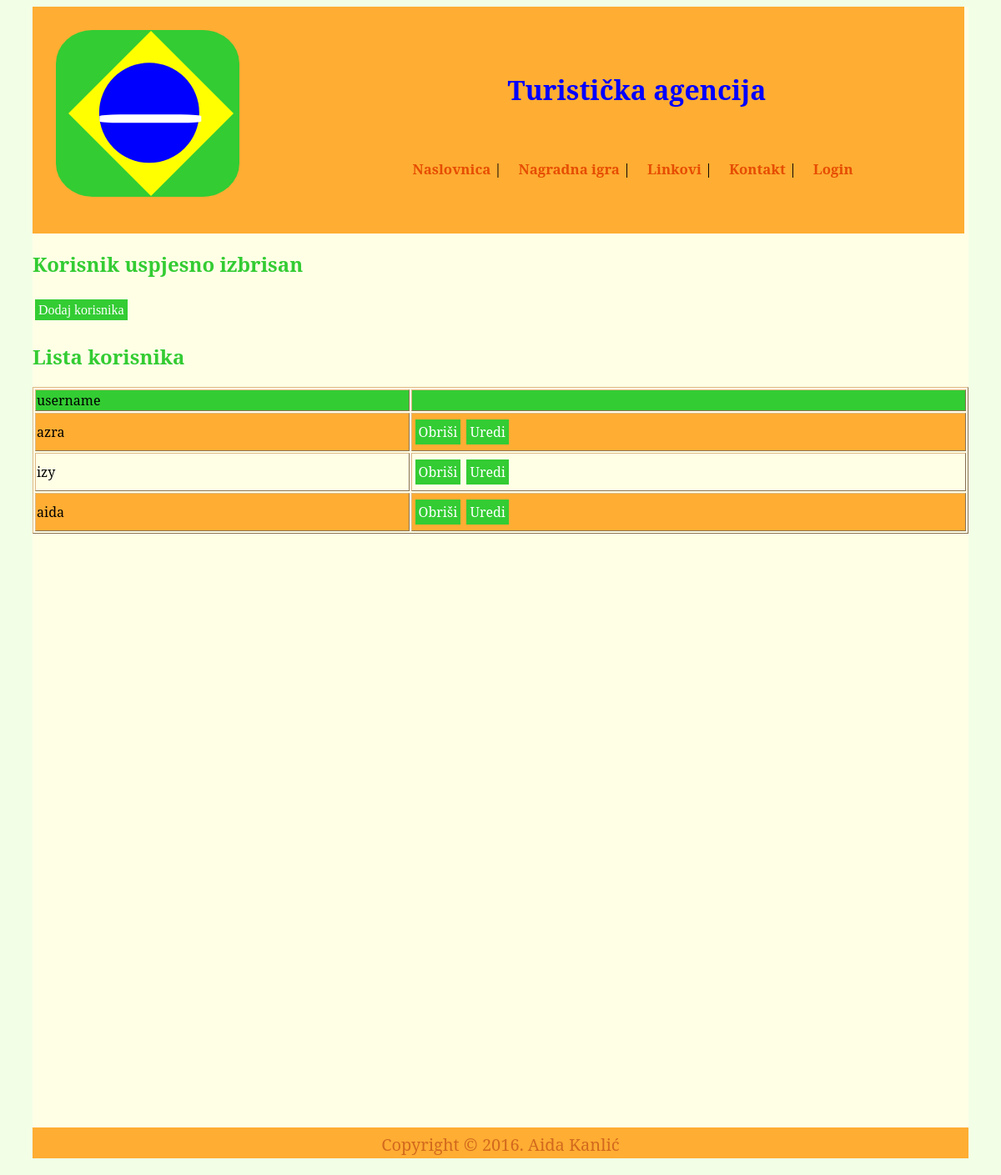
The page /admin.php?obrisi=true&korisnik_id=1 on the database its author committed.
### tables this page shows
CREATE TABLE IF NOT EXISTS `korisnici` (
  `id` int(11) NOT NULL AUTO_INCREMENT,
  `username` varchar(45) NOT NULL,
  `password` char(32) NOT NULL,
  PRIMARY KEY (`id`)
);

### admin.php (the view, shortened to what this page needs)
<?php
	$postoji = isset($_SESSION['valid']) ? true : false;
	$admin = isset($_SESSION['admin']) ? true : false;
	$dodaj = isset($_GET['dodaj']) ? true : false;
	$obrisi = isset($_GET['obrisi']) ? true : false;
	$dsn = 'mysql:dbname=wtbaza;host=127.0.0.1';
    $user = 'root';
    $password = '';
    try{
        $konekcija = new PDO($dsn, $user, $password);
     } catch (PDOException $e) {
          echo 'Konekcija nije uspjela: ' . $e->getMessage();
        }
    $konekcija->exec("set names utf8");
?>
<!DOCTYPE html>
<html>
<head>
  <link rel="stylesheet" type="text/css" href="Stil.css">
</head>
<body>
<div id="okvir">
	<div id="zaglavlje">
		<div class="wrap">
  			<div class="logoWrap"></div>
		</div>
		<h1>Turistička agencija</h1>
		<div id="meni">
			<ul>
				<li><a href="index.php">Naslovnica</a> |</li>
				<li><a href="Nagradna.php">Nagradna igra</a> |</li>
				<li><a href="Linkovi.php">Linkovi</a> |</li>
				<li><a href="Kontakt.php">Kontakt</a> |</li>
				<?php if($postoji){
				echo "<li><a href='Login.php'>Uredi profil</a> |</li>" .
					 "<li><a href='index.php?autor=".$_SESSION['id'] ."'>Moje novosti <div id='notifikacija'></div></a> |</li>".
					 "<li><a href='unesiNovost.php'>Unesi novost</a> |</li>";
				if($admin)
					echo "<li><a href='admin.php'>Admin</a> |</li>";
				echo "<li><a href='index.php' onclick='odjaviSe()'>Odjavi se</a> </li>";
				}
				else echo "<li><a href='Login.php'>Login</a> </li>";
				?>
			</ul>
		</div>
	</div>
	<div id="tabelaDio">
		<?php
		$msg='';
		if($obrisi){
	        $msg = "Korisnik uspjesno izbrisan";
		}
			echo "<h2>" . $msg . "</h2>";
			if(!$dodaj)
				echo "<div class='adminButton'><a href='admin.php?dodaj=true'>Dodaj korisnika</a></div>";
	      	?>
		<h2>Lista korisnika</h2>
		<table>
			<tr id="prviRed">
				<td>username</td>
				<td></td>
			</tr>
			<?php
	    	$query = $konekcija->query("select id, username, password from korisnici");
			foreach ($query as $korisnik) {
				if($korisnik['username']!='admin')
				echo "<tr>
				<td>".$korisnik['username']."</td>
				<td><div class='adminButton'><a href='admin.php?obrisi=true&korisnik_id=".$korisnik['id']."'>Obriši</a>
				<a href='admin.php?uredi=true&korisnik_id=".$korisnik['id']."'>Uredi</a></div></td>
				</tr>";
			}
			?>
		</table>
	</div>
	<p id = "copyright">Copyright &copy; 2016. Aida Kanlić</p>
</div>
</body>
</html>

### Stil.css (style rules this page uses)
.wrap { height: 200px; width: 220px; background:#33cc33; position: relative; overflow:hidden; border-radius:20%; margin-left: 2%; margin-top: 2%; }
.logoWrap { height: 140px; position: absolute; top: 15%; left: 20%; width: 140px; transform: rotate(45deg); background: yellow; transition:all 0.8s; margin-left:auto; margin-right:auto; }
.logoWrap:before { content: ""; position: absolute; height: 120px; width: 120px; background: blue; top: 8%; bottom: 3%; left: 6%; border-radius: 50%; transition: all 0.8s; }
.logoWrap:after { content: ""; position: absolute; height: 10px; width: 122px; background: white; top: 50%; left: 9%; transform: rotate(-45deg); transition: all 0.8s; border-radius: 20% }
html { background-color: #f2ffe6; }
#okvir { background-color:#ffffe6; width: 1122px; margin-left:auto; margin-right:auto; }
h1 { margin-left: 51%; margin-top: -150px; font-family: 'Noto Serif', serif; color: blue; text-decoration: blink; font-weight: bold; }
p { font-family: 'Noto Serif', serif; }
#zaglavlje { background-color:#ffad33; padding:6px; margin:0px; height: 260px; margin-right: 5px; }
#meni li { display:inline; padding:18px; font-family: 'Noto Serif', serif; }
#meni { padding: 80px; background-color:#ffad33; margin-left: 30%; height: 0px; margin-top: -5%; }
#meni a { color: #e64d00; font-family: 'Noto Serif', serif; text-decoration: none; font-weight: bold; font-size: 105%; }
ul li { margin-bottom: 20px; margin-left: -20px; font-family: 'Noto Serif', serif; }
#tabelaDio { margin-bottom: 712px; }
h2 { color: #33cc33; font-family: 'Noto Serif', serif; }
table,td { border: 1px outset #DEB887; }
#prviRed { background-color:#33cc33; }
table { width: 1122px; margin-left:auto; margin-right:auto; font-family: 'Noto Serif', serif; }
table tr:nth-child(even) { background-color: #ffad33; }
table tr:nth-child(odd) { background-color:#ffffe6; }
#copyright { background-color: #ffad33; color: #D2691E; text-align: center; font-size: 20px; clear: both; height: 30px; padding-top: 7px; margin-left: -10px; margin-right: -10px; width: 1122px; margin-left:auto; margin-right:auto; font-family: 'Noto Serif', serif; float: bottom; }
.adminButton { padding: 10px 0px; }
.adminButton a { background: #33cc33; color: #fff; display: inline; margin: 0 auto; padding: 4px; border: none; margin-left: 3px; text-decoration: none; }

### rows shown on the page
korisnici: username "azra"
korisnici: username "izy"
korisnici: username "aida"

### other values the page prints
$msg "Korisnik uspjesno izbrisan"
